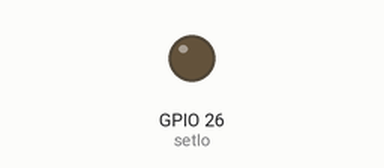
The program below on a simulated Raspberry Pi (BCM pin numbers). Parts: output pins drawn as LEDs (lit = HIGH). Files the program writes start out absent; what the program prints to the terminal is not drawn.

Above: at 0.16 s.
Timing chart, 0 to 1.9 s (numbered marks = the images above):
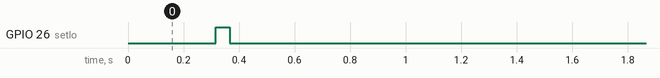

Measured:
- by itself, GPIO 26 (setIo): LOW → HIGH at 0.32 s, → LOW 0.05 s later

The program:

RpipowerSw.py
```python
#!/usr/bin/python
# -*- coding:utf-8 -*-

import codecs
import subprocess
import sys

import RPi.GPIO as GPIO
from time import sleep

s1 = u'現在起動しています/リターンコード：'
s2 = u'起動を開始しました/リターンコード:'
s3 = u'起動しました　ようそこ録画機へ/リターンコード:'
s4 = u'現在起動処理しています/リターンコード:'
s5 = u'問題発生/リターンコード'


res = subprocess.call(["ping", "192.168.1.4", "-c1", "-W2", "-q"], stdout=open('devnull', 'w'))

if res is not 1:
  sys.stdout.write(s1)
  sys.stdout.write(str(res))
  print("")
else:
  setIo = 26
  GPIO.setmode(GPIO.BCM)
  GPIO.setup(setIo, GPIO.OUT)
  for i in range(1):
      GPIO.output(setIo, GPIO.HIGH)
      sleep(0.05)
      GPIO.output(setIo, GPIO.LOW)
      GPIO.cleanup()
  print(s2)
  sleep(5)
  for f in range(30):
    res = subprocess.call(["ping", "192.168.1.4", "-c1", "-W2", "-q"], stdout=open('devnull', 'w'))
    sleep(1)
    if res is not 1:
      sys.stdout.write(s3)
      sys.stdout.write(str(res))
      sleep(5)
      print ('')
      sys.exit()
    else:
      sys.stdout.write(s4)
      sys.stdout.write(str(res))
      print ('')
if res is 1:
  print ('問題があります、長押しますか？')
  inputWord = raw_input('yで長押し  ')
  if inputWord is 'y':
    print ('長押しコマンド発行中')
    GPIO.output(setIo, GPIO.HIGH)
    sleep(4)
    GPIO.output(setIo, GPIO.LOW)
    GPIO.cleanup()
  else:
    print('起動しませんでした')
```
